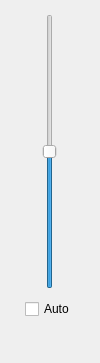
<?xml version="1.0" encoding="UTF-8"?>
<ui version="4.0">
 <class>QualityDialog</class>
 <widget class="QDialog" name="QualityDialog">
  <property name="geometry">
   <rect>
    <x>0</x>
    <y>0</y>
    <width>100</width>
    <height>363</height>
   </rect>
  </property>
  <property name="windowTitle">
   <string>Dialog</string>
  </property>
  <layout class="QVBoxLayout" name="verticalLayout">
   <property name="spacing">
    <number>0</number>
   </property>
   <property name="leftMargin">
    <number>4</number>
   </property>
   <property name="topMargin">
    <number>4</number>
   </property>
   <property name="rightMargin">
    <number>4</number>
   </property>
   <property name="bottomMargin">
    <number>4</number>
   </property>
   <item>
    <widget class="QWidget" name="roundedFrame" native="true">
     <layout class="QVBoxLayout" name="tata_2">
      <property name="spacing">
       <number>0</number>
      </property>
      <property name="leftMargin">
       <number>0</number>
      </property>
      <property name="topMargin">
       <number>0</number>
      </property>
      <property name="rightMargin">
       <number>0</number>
      </property>
      <property name="bottomMargin">
       <number>0</number>
      </property>
      <item>
       <layout class="QHBoxLayout" name="horizontalLayout_4">
        <property name="spacing">
         <number>0</number>
        </property>
        <property name="topMargin">
         <number>10</number>
        </property>
        <property name="bottomMargin">
         <number>10</number>
        </property>
        <item>
         <widget class="QSlider" name="qualitySlider">
          <property name="maximum">
           <number>100</number>
          </property>
          <property name="value">
           <number>50</number>
          </property>
          <property name="orientation">
           <enum>Qt::Vertical</enum>
          </property>
         </widget>
        </item>
       </layout>
      </item>
      <item>
       <layout class="QHBoxLayout" name="horizontalLayout_5">
        <property name="spacing">
         <number>0</number>
        </property>
        <property name="bottomMargin">
         <number>10</number>
        </property>
        <item>
         <spacer name="horizontalSpacer_5">
          <property name="orientation">
           <enum>Qt::Horizontal</enum>
          </property>
          <property name="sizeHint" stdset="0">
           <size>
            <width>40</width>
            <height>20</height>
           </size>
          </property>
         </spacer>
        </item>
        <item>
         <widget class="QCheckBox" name="autoCheckBox">
          <property name="text">
           <string>Auto</string>
          </property>
         </widget>
        </item>
        <item>
         <spacer name="horizontalSpacer_6">
          <property name="orientation">
           <enum>Qt::Horizontal</enum>
          </property>
          <property name="sizeHint" stdset="0">
           <size>
            <width>40</width>
            <height>20</height>
           </size>
          </property>
         </spacer>
        </item>
       </layout>
      </item>
     </layout>
    </widget>
   </item>
   <item>
    <layout class="QHBoxLayout" name="horizontalLayout">
     <property name="spacing">
      <number>0</number>
     </property>
     <item>
      <spacer name="horizontalSpacer">
       <property name="orientation">
        <enum>Qt::Horizontal</enum>
       </property>
       <property name="sizeHint" stdset="0">
        <size>
         <width>40</width>
         <height>20</height>
        </size>
       </property>
      </spacer>
     </item>
     <item>
      <widget class="QWidget" name="spike" native="true">
       <property name="minimumSize">
        <size>
         <width>60</width>
         <height>30</height>
        </size>
       </property>
       <property name="maximumSize">
        <size>
         <width>60</width>
         <height>30</height>
        </size>
       </property>
       <zorder>horizontalSpacer</zorder>
      </widget>
     </item>
     <item>
      <spacer name="horizontalSpacer_2">
       <property name="orientation">
        <enum>Qt::Horizontal</enum>
       </property>
       <property name="sizeHint" stdset="0">
        <size>
         <width>40</width>
         <height>20</height>
        </size>
       </property>
      </spacer>
     </item>
    </layout>
   </item>
  </layout>
 </widget>
 <resources/>
 <connections/>
</ui>
